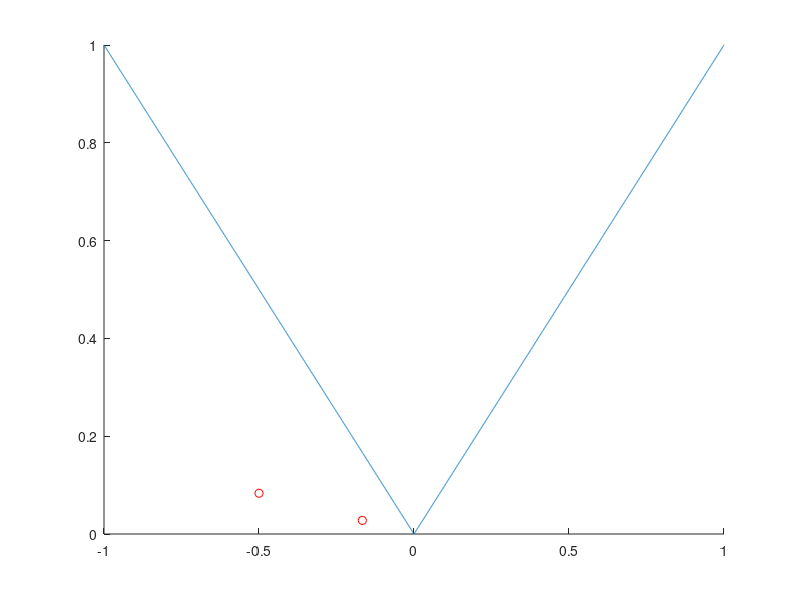

The MATLAB script that drew this image: (Note: this script raises an error after producing the figure.)
clc
clear
close all


A =  [1 -1 1; 1 1 1; 1 3 9; 1 2 4];
y = [2;3;-5;7];


ATA = A'*A;
Ay = A'*y;

x = ATA\Ay
sol = [11/2; 9/4; -7/4]

%%


clc
clear
close all


A =  [1 0; 1 1/2; 1 1; 1 2]
y = [0; 3/2; 3/2; 5/2];


ATA = A'*A;
Ay = A'*y;

x = ATA\Ay


%%

clc
clear
close all

x = linspace(-1, 1, 10000);
y = @(x) abs(x);

figure
hold on
plot(x, y(x));

plot(-1/6, (-1/6+1/2)/2*y(-1/6), "or")
plot(-1/2, (-1/6+1/2)/2*y(-1/2), "or")
plot(-1/6*ones(100,1), x)
plot(-1/2*ones(100,1), x)
plot(-(-1/6+1/2)/2, 0, "or")


%%

clc
clear
close all

f = @(x) -3.*cos(x).*(1-3.*sin(x).^2)+2.*(1-2.*sin(x).^2)

x = linspace(0, pi);

plot(x, f(x))

%%
clc
clear
close all

h = pi/2;

y = @(x) cos(x)^3+sin(x)^2

f = @(x) h/6 * (y(x) + 4*y(x+h/2) + y(x+h))

f(0) + f(pi/2)



